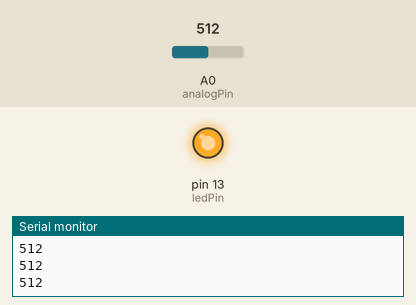
Bench run of a sketch on a simulated Arduino Uno, built with avr-gcc and run on an emulated ATmega328P. On the bench: output pins drawn as LEDs (lit = HIGH), the last lines printed to the serial monitor. The test bench sets the inputs (shaded band); at power-on: A0 (analogPin) = 512.

Above: at 1.2 s.
1.3 s: A0 (analogPin) set to 468
2.8 s: A0 (analogPin) set to 439
At 3.7 s:
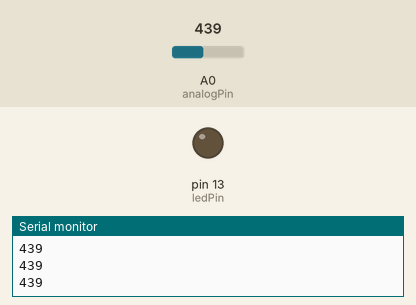
4.3 s: A0 (analogPin) set to 511
At 4.8 s:
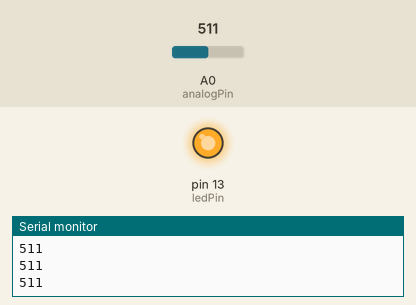
5.8 s: A0 (analogPin) set to 306
At 7.2 s:
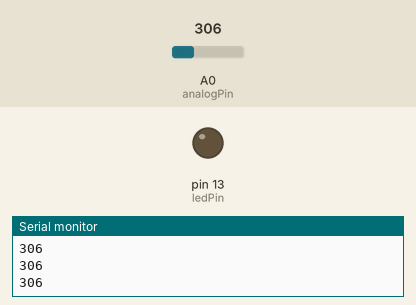
Timing chart, 0 to 8.3 s (numbered marks = the images above; inputs shaded):
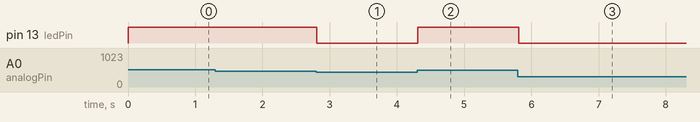

Measured:
- the behaviour switches between 452 and 451 on A0 (analogPin) (found by bisection; images 0 and 1)
- after the input at 2.8 s, pin 13 (ledPin): HIGH → LOW at once
- after the input at 4.3 s, pin 13 (ledPin): LOW → HIGH at once
- after the input at 5.8 s, pin 13 (ledPin): HIGH → LOW at once

The sketch:

0516-2.ino
```cpp
int ledPin = 13;      // LED connected to digital pin 9
int analogPin = A0;   // potentiometer connected to analog pin 3 (A3)
int val = 0;         // variable to store the read value

void setup() {
  pinMode(ledPin, OUTPUT);  // sets the pin as output
  Serial.begin(9600);
}

void loop() {
  val = analogRead(analogPin);  // read the input pin
  Serial.println(val);
  if(val<100)val=100;
  if(val>800)val=800;
  int ledDimming=map(val,100,800,0,255);
  analogWrite(ledPin, ledDimming); // analogRead values go from 0 to 1023, analogWrite values from 0 to 255
}
```
